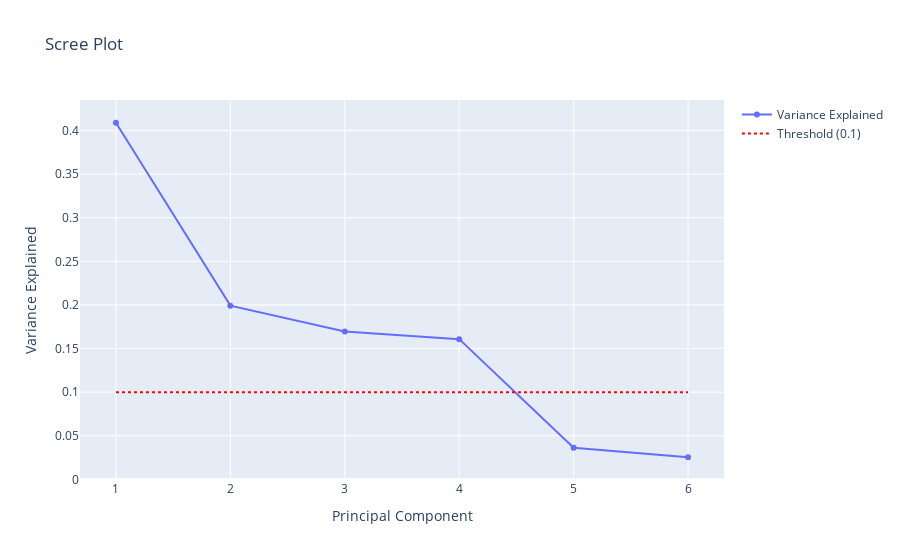

Notebook source saved alongside this figure:
### Code cell
from sklearn.decomposition import PCA
from sklearn.preprocessing import StandardScaler
# Standardize and perform PCA
scaled_features = StandardScaler().fit_transform(df[X_columns])
pca = PCA().fit(scaled_features)

# Scree plot
fig = go.Figure([
    go.Scatter(x=np.arange(1, len(X_columns) + 1), y=pca.explained_variance_ratio_, mode='lines+markers', name='Variance Explained'),
    go.Scatter(x=[1, len(X_columns)], y=[0.1, 0.1], mode='lines', name='Threshold (0.1)', line=dict(color='red', dash='dot'))
])

fig.update_layout(title='Scree Plot', xaxis_title='Principal Component', yaxis_title='Variance Explained', showlegend=True)
fig.show()

# Minimum components for 95% variance
min_components = np.argmax(np.cumsum(pca.explained_variance_ratio_) >= 0.95) + 1
print(f'Minimum components for 95% variance: {min_components}')

### Figure 1 — Plotly figure (JSON) as saved in the notebook; plotly's stock layout.template omitted (floating-point values rounded to 4 significant figures)
{"data": [{"mode": "lines+markers", "name": "Variance Explained", "type": "scatter", "x": [1, 2, 3, 4, 5, 6], "y": [0.4088, 0.1992, 0.1696, 0.1608, 0.03625, 0.02536]}, {"line": {"color": "red", "dash": "dot"}, "mode": "lines", "name": "Threshold (0.1)", "type": "scatter", "x": [1, 6], "y": [0.1, 0.1]}], "layout": {"showlegend": true, "title": {"text": "Scree Plot"}, "xaxis": {"title": {"text": "Principal Component"}}, "yaxis": {"title": {"text": "Variance Explained"}}}}
